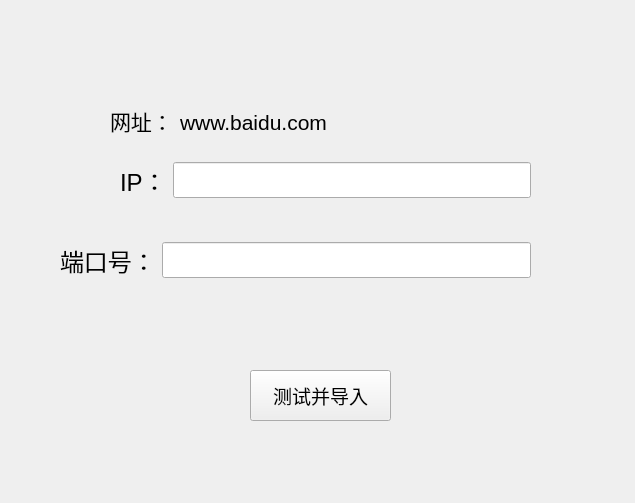
<?xml version="1.0" encoding="UTF-8"?>
<ui version="4.0">
 <class>Form</class>
 <widget class="QWidget" name="Form">
  <property name="geometry">
   <rect>
    <x>0</x>
    <y>0</y>
    <width>635</width>
    <height>503</height>
   </rect>
  </property>
  <property name="cursor">
   <cursorShape>ArrowCursor</cursorShape>
  </property>
  <property name="windowTitle">
   <string>IP测试</string>
  </property>
  <widget class="QWidget" name="horizontalLayoutWidget">
   <property name="geometry">
    <rect>
     <x>120</x>
     <y>140</y>
     <width>411</width>
     <height>80</height>
    </rect>
   </property>
   <layout class="QHBoxLayout" name="horizontalLayout">
    <item>
     <widget class="QLabel" name="label">
      <property name="font">
       <font>
        <family>Arial</family>
        <pointsize>18</pointsize>
       </font>
      </property>
      <property name="text">
       <string>IP：</string>
      </property>
     </widget>
    </item>
    <item>
     <widget class="QLineEdit" name="lineEdit">
      <property name="font">
       <font>
        <family>Arial</family>
        <pointsize>18</pointsize>
       </font>
      </property>
     </widget>
    </item>
   </layout>
  </widget>
  <widget class="QWidget" name="horizontalLayoutWidget_2">
   <property name="geometry">
    <rect>
     <x>60</x>
     <y>220</y>
     <width>471</width>
     <height>80</height>
    </rect>
   </property>
   <layout class="QHBoxLayout" name="horizontalLayout_2">
    <item>
     <widget class="QLabel" name="label_2">
      <property name="font">
       <font>
        <family>Arial</family>
        <pointsize>18</pointsize>
       </font>
      </property>
      <property name="text">
       <string>端口号：</string>
      </property>
     </widget>
    </item>
    <item>
     <widget class="QLineEdit" name="lineEdit_2">
      <property name="font">
       <font>
        <family>Arial</family>
        <pointsize>18</pointsize>
       </font>
      </property>
     </widget>
    </item>
   </layout>
  </widget>
  <widget class="QLabel" name="label_3">
   <property name="geometry">
    <rect>
     <x>110</x>
     <y>100</y>
     <width>81</width>
     <height>41</height>
    </rect>
   </property>
   <property name="font">
    <font>
     <family>楷体</family>
     <pointsize>16</pointsize>
     <weight>50</weight>
     <bold>false</bold>
    </font>
   </property>
   <property name="text">
    <string>网址：</string>
   </property>
  </widget>
  <widget class="QWidget" name="verticalLayoutWidget">
   <property name="geometry">
    <rect>
     <x>180</x>
     <y>100</y>
     <width>191</width>
     <height>44</height>
    </rect>
   </property>
   <layout class="QVBoxLayout" name="verticalLayout">
    <item>
     <widget class="QLabel" name="label_4">
      <property name="font">
       <font>
        <family>Arial</family>
        <pointsize>16</pointsize>
       </font>
      </property>
      <property name="cursor">
       <cursorShape>PointingHandCursor</cursorShape>
      </property>
      <property name="frameShadow">
       <enum>QFrame::Raised</enum>
      </property>
      <property name="text">
       <string>www.baidu.com</string>
      </property>
     </widget>
    </item>
   </layout>
  </widget>
  <widget class="QPushButton" name="pushButton">
   <property name="geometry">
    <rect>
     <x>250</x>
     <y>370</y>
     <width>141</width>
     <height>51</height>
    </rect>
   </property>
   <property name="font">
    <font>
     <family>微软雅黑 Light</family>
     <pointsize>14</pointsize>
    </font>
   </property>
   <property name="cursor">
    <cursorShape>PointingHandCursor</cursorShape>
   </property>
   <property name="text">
    <string>测试并导入</string>
   </property>
  </widget>
 </widget>
 <resources/>
 <connections>
  <connection>
   <sender>label_4</sender>
   <signal>linkActivated(QString)</signal>
   <receiver>Form</receiver>
   <slot>url_click()</slot>
   <hints>
    <hint type="sourcelabel">
     <x>290</x>
     <y>129</y>
    </hint>
    <hint type="destinationlabel">
     <x>534</x>
     <y>306</y>
    </hint>
   </hints>
  </connection>
  <connection>
   <sender>pushButton</sender>
   <signal>clicked()</signal>
   <receiver>Form</receiver>
   <slot>button_click()</slot>
   <hints>
    <hint type="sourcelabel">
     <x>293</x>
     <y>399</y>
    </hint>
    <hint type="destinationlabel">
     <x>542</x>
     <y>433</y>
    </hint>
   </hints>
  </connection>
  <connection>
   <sender>lineEdit</sender>
   <signal>returnPressed()</signal>
   <receiver>pushButton</receiver>
   <slot>click()</slot>
   <hints>
    <hint type="sourcelabel">
     <x>330</x>
     <y>184</y>
    </hint>
    <hint type="destinationlabel">
     <x>328</x>
     <y>388</y>
    </hint>
   </hints>
  </connection>
 </connections>
 <slots>
  <slot>url_click()</slot>
  <slot>button_click()</slot>
 </slots>
</ui>
